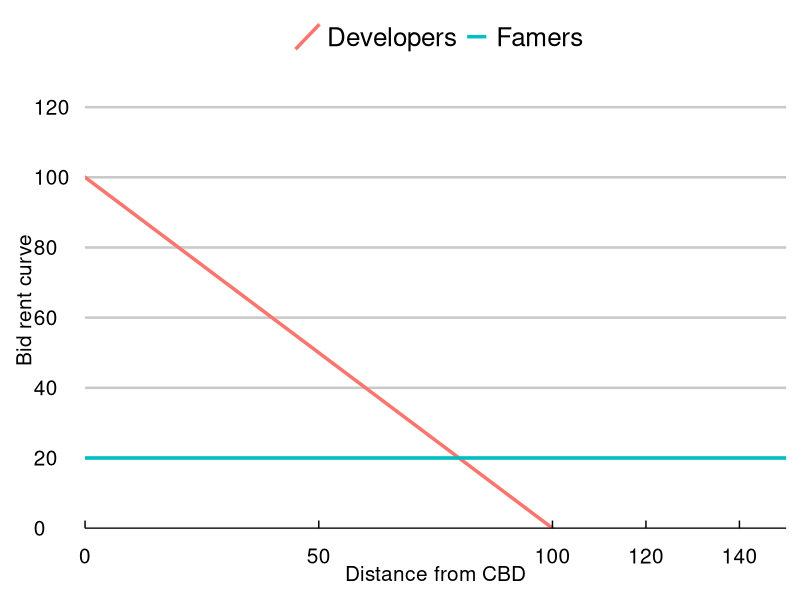
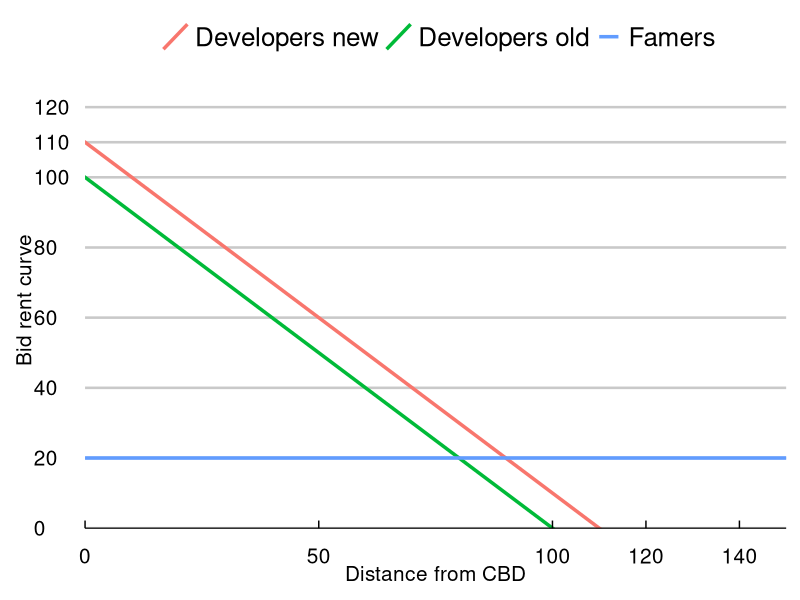
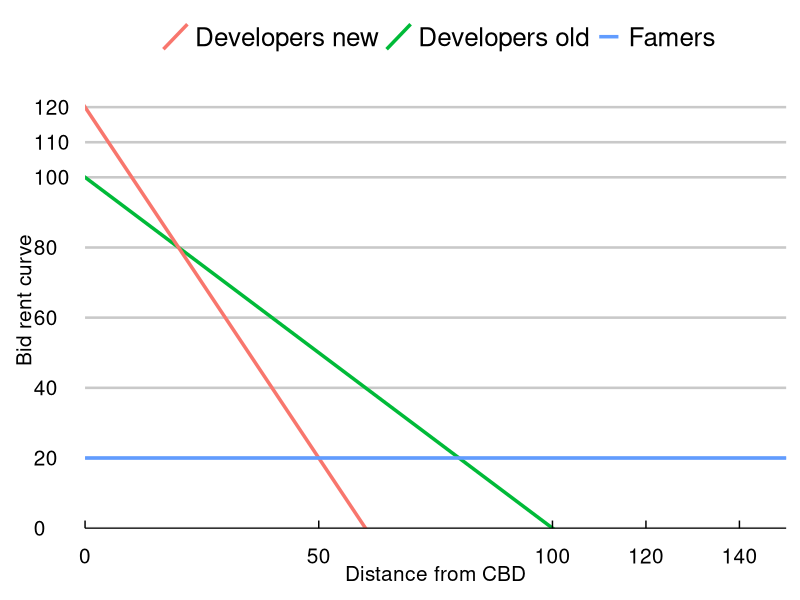
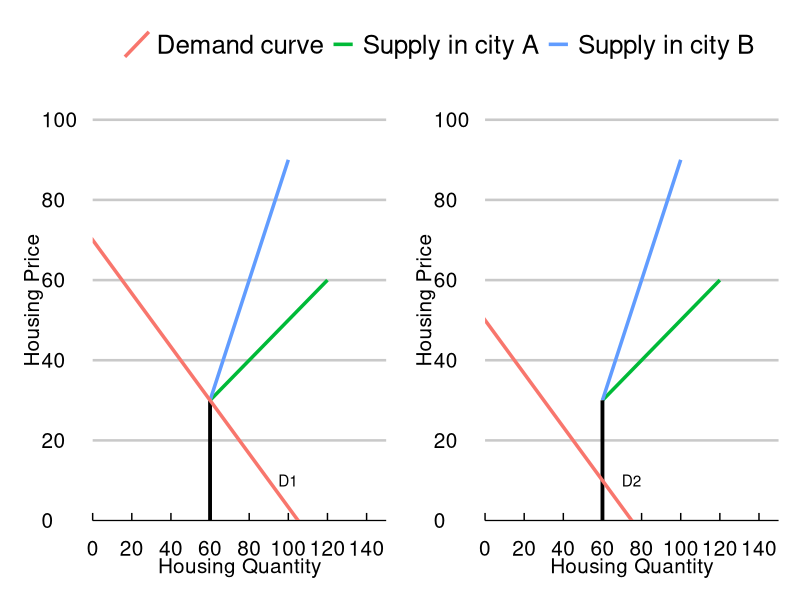
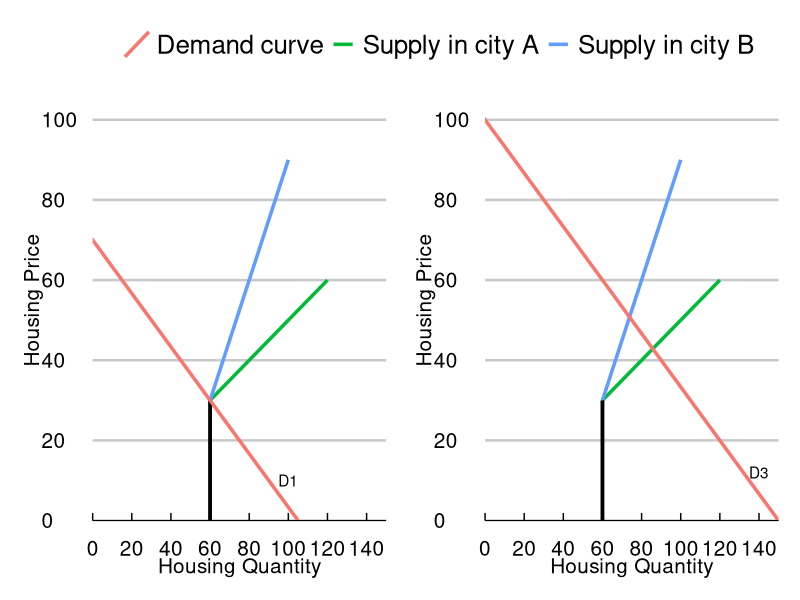
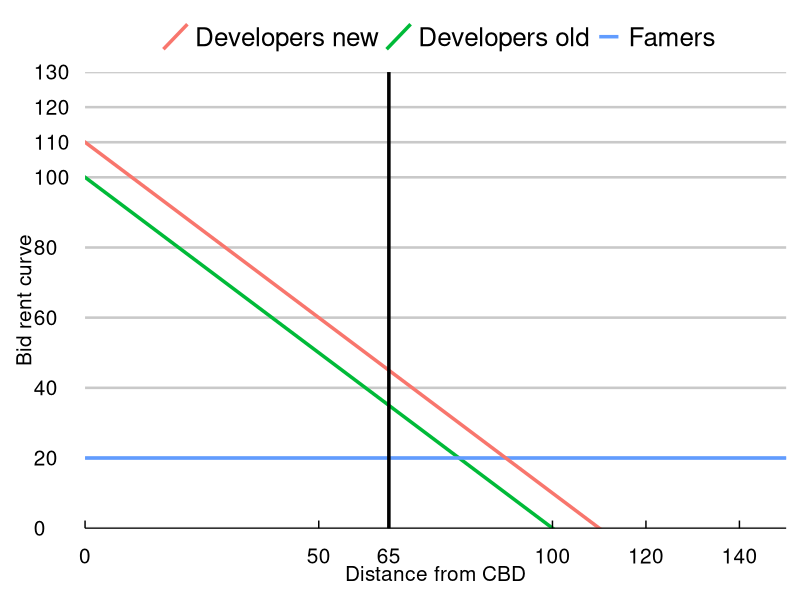
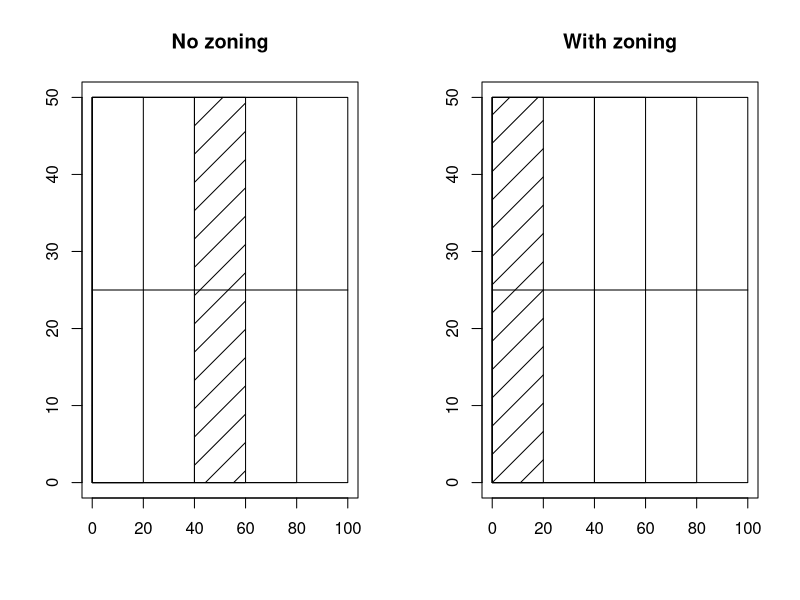

The R source for these figures, in order:
## ---- chunk 1
  knitr::opts_chunk$set(include = TRUE)  # TRUE for solution; FALSE for questions set
  knitr::opts_chunk$set(echo = TRUE)
  knitr::opts_chunk$set(message = FALSE)
  knitr::opts_chunk$set(warning = FALSE)
  knitr::opts_chunk$set(fig.height = 5, fig.width = 7, out.width = '60%', fig.align = "center")
  knitr::opts_chunk$set(fig.pos = "H", out.extra = "")
  options(width = 100)
## ---- chunk 2
library(tidyverse)
library(ggthemes)

df<-data.frame(x1=0, x2=150, y1=0, y2=150)
g1<-ggplot()+
  geom_point()+
  theme_economist_white(gray_bg = F)+
  theme(text = element_text(size=15))

g1+   geom_abline(aes(intercept = 100, slope = -1, colour="Developers"), size=1.2)+
  geom_segment(aes(x=x1, xend=x2, y=20, yend=20, colour="Famers"), 
               data=df, size=1.2)+
  scale_x_continuous(limits = c(0,150), expand = c(0, 0),
                     breaks=c(0,50,100,120,140)) +
  scale_y_continuous(limits = c(0,130), expand = c(0, 0), 
                     breaks=c(0,20,40,60,80,100,120)) +
  xlab("Distance from CBD") + 
  ylab("Bid rent curve")+
  labs(color='')
## ---- chunk 3
g1+   geom_abline(aes(intercept = 100, slope = -1, colour="Developers old"), size=1.2)+
  geom_abline(aes(intercept = 110, slope = -1, colour="Developers new"), size=1.2)+
  geom_segment(aes(x=x1, xend=x2, y=20, yend=20, colour="Famers"), 
               data=df, size=1.2)+
  scale_x_continuous(limits = c(0,150), expand = c(0, 0),
                     breaks=c(0,50,100,120,140)) +
  scale_y_continuous(limits = c(0,130), expand = c(0, 0), 
                     breaks=c(0,20,40,60,80,100,110,120)) +
  xlab("Distance from CBD") + 
  ylab("Bid rent curve")+
  labs(color='')
## ---- chunk 4
g1+  geom_abline(aes(intercept = 100, slope = -1, colour="Developers old"), size=1.2)+
  geom_abline(aes(intercept = 120, slope = -2, colour="Developers new"), size=1.2)+ 
   geom_segment(aes(x=x1, xend=x2, y=20, yend=20, colour="Famers"), 
               data=df, size=1.2)+
    scale_x_continuous(limits = c(0,150), expand = c(0, 0),
                       breaks=c(0,50,100,120,140)) +
  scale_y_continuous(limits = c(0,130), expand = c(0, 0), 
                     breaks=c(0,20,40,60,80,100,110,120)) +
  xlab("Distance from CBD") + 
  ylab("Bid rent curve")+
  labs(color='')
## ---- chunk 5
library(patchwork)

g2<-g1+geom_segment(aes(x=60, xend=120, y=30, yend=60, colour="Supply in city A"), 
                data=df, size=1.2)+
  geom_segment(aes(x=60, xend=100, y=30, yend=90, colour="Supply in city B"), 
               data=df, size=1.2)+
  geom_segment(aes(x=60, xend=60, y=0, yend=30), 
               data=df, size=1.3)+
  geom_abline(aes(intercept = 70, slope = -2/3, colour="Demand curve"), size=1.2)+
  scale_x_continuous(limits = c(0,150), expand = c(0, 0),
                     breaks=c(0,20, 40, 60, 80,100,120,140)) +
  scale_y_continuous(limits = c(0,110), expand = c(0, 0), 
                     breaks=c(0,20,40,60,80,100)) +
  xlab("Housing Quantity") + 
  ylab("Housing Price")+
  labs(color='')+
  annotate("text", x = 100, y = 10, label = "D1")


g3<-g1+geom_segment(aes(x=60, xend=120, y=30, yend=60, colour="Supply in city A"), 
                data=df, size=1.2)+
  geom_segment(aes(x=60, xend=100, y=30, yend=90, colour="Supply in city B"), 
               data=df, size=1.2)+
  geom_segment(aes(x=60, xend=60, y=0, yend=30), 
               data=df, size=1.3)+
  geom_abline(aes(intercept = 50, slope = -2/3, colour="Demand curve"), size=1.2)+
  scale_x_continuous(limits = c(0,150), expand = c(0, 0),
                     breaks=c(0,20, 40, 60, 80,100,120,140)) +
  scale_y_continuous(limits = c(0,110), expand = c(0, 0), 
                     breaks=c(0,20,40,60,80,100)) +
  xlab("Housing Quantity") + 
  ylab("Housing Price")+
  labs(color='')+
  annotate("text", x = 75, y = 10, label = "D2")

combined <- g2 + g3 & theme(legend.position = "top")
combined + plot_layout(guides = "collect")
## ---- chunk 6

g4<-g1+geom_segment(aes(x=60, xend=120, y=30, yend=60, colour="Supply in city A"), 
                data=df, size=1.2)+
  geom_segment(aes(x=60, xend=100, y=30, yend=90, colour="Supply in city B"), 
               data=df, size=1.2)+
  geom_segment(aes(x=60, xend=60, y=0, yend=30), 
               data=df, size=1.3)+
  geom_abline(aes(intercept = 70, slope = -2/3, colour="Demand curve"), size=1.2)+
  scale_x_continuous(limits = c(0,150), expand = c(0, 0),
                     breaks=c(0,20, 40, 60, 80,100,120,140)) +
  scale_y_continuous(limits = c(0,110), expand = c(0, 0), 
                     breaks=c(0,20,40,60,80,100)) +
  xlab("Housing Quantity") + 
  ylab("Housing Price")+
  labs(color='')+
   annotate("text", x = 100, y = 10, label = "D1")


g5<-g1+geom_segment(aes(x=60, xend=120, y=30, yend=60, colour="Supply in city A"), 
                data=df, size=1.2)+
  geom_segment(aes(x=60, xend=100, y=30, yend=90, colour="Supply in city B"), 
               data=df, size=1.2)+
  geom_segment(aes(x=60, xend=60, y=0, yend=30), 
               data=df, size=1.3)+
  geom_abline(aes(intercept = 100, slope = -2/3, colour="Demand curve"), size=1.2)+
  scale_x_continuous(limits = c(0,150), expand = c(0, 0),
                     breaks=c(0,20, 40, 60, 80,100,120,140)) +
  scale_y_continuous(limits = c(0,110), expand = c(0, 0), 
                     breaks=c(0,20,40,60,80,100)) +
  xlab("Housing Quantity") + 
  ylab("Housing Price")+
  labs(color='')+
   annotate("text", x = 140, y = 12, label = "D3")

combined <- g4 + g5 & theme(legend.position = "top")
combined + plot_layout(guides = "collect")
## ---- chunk 7
g1+ geom_abline(aes(intercept = 100, slope = -1, colour="Developers old"), size=1.2)+
  geom_segment(aes(x=x1, xend=x2, y=20, yend=20, colour="Famers"), 
               data=df, size=1.2)+
   geom_abline(aes(intercept = 110, slope = -1, colour="Developers new"), size=1.2)+
  geom_vline(aes(xintercept=65), size=1.2)+
    scale_x_continuous(limits = c(0,150), expand = c(0, 0),
                       breaks=c(0,50,65,100,120,140)) +
  scale_y_continuous(limits = c(0,130), expand = c(0, 0), breaks=c(0,20,40,60,80,100,110,120,130)) +
  xlab("Distance from CBD") + 
  ylab("Bid rent curve")+
  labs(color='')
## ---- chunk 8
par(mfrow=c(1,2))
plot(c(0, 100), c(0, 50), type= "n", xlab = "", ylab = "", main="No zoning")
rect(0, 0, 100, 50, border = "black")
rect(0,25,100,25)
rect(0,0, 20, 50)
rect(0,0, 40, 50)
rect(40,0, 60, 50, density = 5)
rect(0,0, 80, 50)

plot(c(0, 100), c(0, 50), type= "n", xlab = "", ylab = "", main="With zoning")
rect(0, 0, 100, 50, border = "black")
rect(0,25,100,25)
rect(0,0, 20, 50, density=5)
rect(0,0, 40, 50)
rect(40,0, 60, 50)
rect(0,0, 80, 50)
